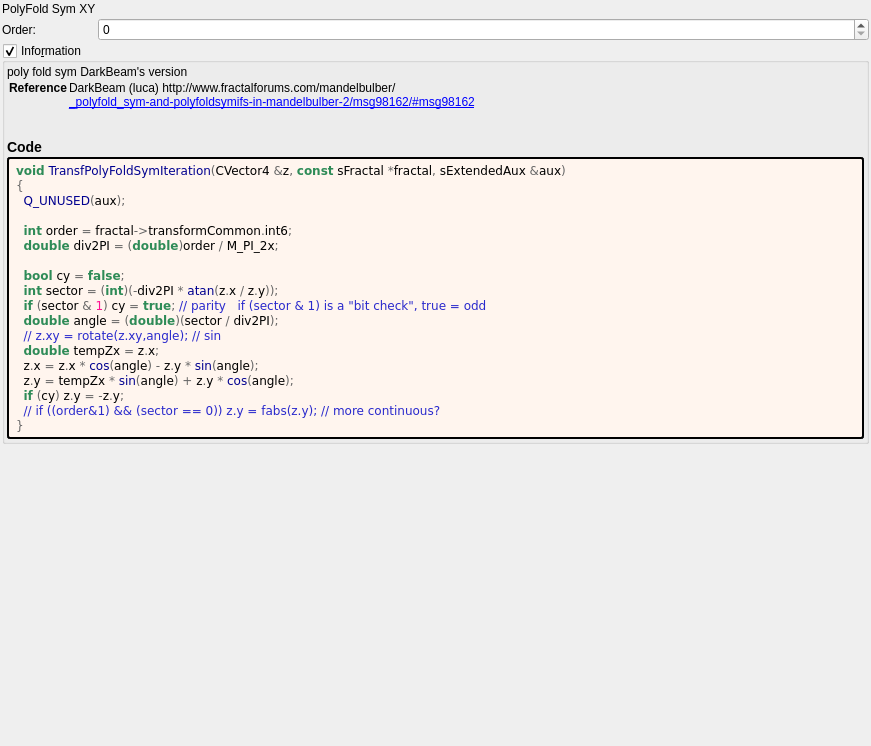
<?xml version="1.0" encoding="UTF-8"?>
<ui version="4.0">
 <class>transf_poly_fold_sym</class>
 <widget class="QWidget" name="Form">
  <property name="geometry">
   <rect>
    <x>0</x>
    <y>0</y>
    <width>871</width>
    <height>746</height>
   </rect>
  </property>
  <property name="windowTitle">
   <string notr="true">transf_poly_fold_sym</string>
  </property>
  <layout class="QVBoxLayout" name="verticalLayout">
   <property name="spacing">
    <number>2</number>
   </property>
   <property name="leftMargin">
    <number>2</number>
   </property>
   <property name="topMargin">
    <number>2</number>
   </property>
   <property name="rightMargin">
    <number>2</number>
   </property>
   <property name="bottomMargin">
    <number>2</number>
   </property>
   <item>
    <layout class="QGridLayout" name="gridLayout" columnstretch="0,1">
     <property name="spacing">
      <number>2</number>
     </property>
     <item row="0" column="0">
      <widget class="QLabel" name="label_142">
       <property name="text">
        <string>PolyFold Sym XY</string>
       </property>
      </widget>
     </item>
     <item row="1" column="0">
      <widget class="QLabel" name="label_144">
       <property name="text">
        <string>Order:</string>
       </property>
      </widget>
     </item>
     <item row="1" column="1">
      <widget class="MySpinBox" name="spinboxInt_transf_int_6">
       <property name="sizePolicy">
        <sizepolicy hsizetype="Minimum" vsizetype="Maximum">
         <horstretch>0</horstretch>
         <verstretch>0</verstretch>
        </sizepolicy>
       </property>
       <property name="maximum">
        <number>999</number>
       </property>
      </widget>
     </item>
    </layout>
   </item>
   <item>
    <widget class="MyGroupBox" name="groupCheck_info">
     <property name="title">
      <string>Info&amp;rmation</string>
     </property>
     <property name="flat">
      <bool>false</bool>
     </property>
     <property name="checkable">
      <bool>true</bool>
     </property>
     <layout class="QVBoxLayout" name="verticalLayout_2">
      <property name="spacing">
       <number>2</number>
      </property>
      <property name="leftMargin">
       <number>2</number>
      </property>
      <property name="topMargin">
       <number>2</number>
      </property>
      <property name="rightMargin">
       <number>2</number>
      </property>
      <property name="bottomMargin">
       <number>2</number>
      </property>
      <item>
       <widget class="QLabel" name="label_information_general">
        <property name="text">
         <string notr="true">&lt;p&gt;poly fold sym DarkBeam's version&lt;/p&gt;&lt;table&gt;
&lt;tr&gt;&lt;th&gt;Reference&lt;/th&gt;&lt;td&gt;&lt;a href=&quot;DarkBeam (luca) http://www.fractalforums.com/mandelbulber/&quot;&gt;DarkBeam (luca) http://www.fractalforums.com/mandelbulber/&lt;br&gt;
&lt;a href=&quot;_polyfold_sym-and-polyfoldsymifs-in-mandelbulber-2/msg98162/#msg98162&quot;&gt;_polyfold_sym-and-polyfoldsymifs-in-mandelbulber-2/msg98162/#msg98162&lt;br&gt;
&lt;/td&gt;&lt;/tr&gt;
&lt;/table&gt;
&lt;h3&gt;Code&lt;/h3&gt;</string>
        </property>
        <property name="wordWrap">
         <bool>true</bool>
        </property>
        <property name="openExternalLinks">
         <bool>true</bool>
        </property>
        <property name="textInteractionFlags">
         <set>Qt::LinksAccessibleByMouse|Qt::TextSelectableByMouse</set>
        </property>
       </widget>
      </item>
      <item>
       <widget class="QLabel" name="label_code_content">
        <property name="styleSheet">
         <string notr="true">border-style: outset; border-width: 2px; border-radius: 3px; border-color: black; background-color: #fff5ee; padding: 4px;</string>
        </property>
        <property name="text">
         <string notr="true">&lt;body style=&quot;background-color:#fff5ee&quot;&gt;
&lt;pre style=&quot;color:#000000; background-color:#fff5ee;  font-family:'Courier New',monospace;&quot;&gt;&lt;span style=&quot;color:#2e8b57; font-weight:bold&quot;&gt;void&lt;/span&gt; &lt;span style=&quot;color:#00008f&quot;&gt;TransfPolyFoldSymIteration&lt;/span&gt;&lt;span style=&quot;color:#676767&quot;&gt;(&lt;/span&gt;CVector4 &lt;span style=&quot;color:#676767&quot;&gt;&amp;amp;&lt;/span&gt;z&lt;span style=&quot;color:#676767&quot;&gt;,&lt;/span&gt; &lt;span style=&quot;color:#2e8b57; font-weight:bold&quot;&gt;const&lt;/span&gt; sFractal &lt;span style=&quot;color:#676767&quot;&gt;*&lt;/span&gt;fractal&lt;span style=&quot;color:#676767&quot;&gt;,&lt;/span&gt; sExtendedAux &lt;span style=&quot;color:#676767&quot;&gt;&amp;amp;&lt;/span&gt;aux&lt;span style=&quot;color:#676767&quot;&gt;)&lt;/span&gt;
&lt;span style=&quot;color:#676767&quot;&gt;{&lt;/span&gt;
  &lt;span style=&quot;color:#00008f&quot;&gt;Q_UNUSED&lt;/span&gt;&lt;span style=&quot;color:#676767&quot;&gt;(&lt;/span&gt;aux&lt;span style=&quot;color:#676767&quot;&gt;);&lt;/span&gt;

  &lt;span style=&quot;color:#2e8b57; font-weight:bold&quot;&gt;int&lt;/span&gt; order &lt;span style=&quot;color:#676767&quot;&gt;=&lt;/span&gt; fractal&lt;span style=&quot;color:#676767&quot;&gt;-&amp;gt;&lt;/span&gt;transformCommon&lt;span style=&quot;color:#676767&quot;&gt;.&lt;/span&gt;int6&lt;span style=&quot;color:#676767&quot;&gt;;&lt;/span&gt;
  &lt;span style=&quot;color:#2e8b57; font-weight:bold&quot;&gt;double&lt;/span&gt; div2PI &lt;span style=&quot;color:#676767&quot;&gt;= (&lt;/span&gt;&lt;span style=&quot;color:#2e8b57; font-weight:bold&quot;&gt;double&lt;/span&gt;&lt;span style=&quot;color:#676767&quot;&gt;)&lt;/span&gt;order &lt;span style=&quot;color:#676767&quot;&gt;/&lt;/span&gt; M_PI_2x&lt;span style=&quot;color:#676767&quot;&gt;;&lt;/span&gt;

  &lt;span style=&quot;color:#2e8b57; font-weight:bold&quot;&gt;bool&lt;/span&gt; cy &lt;span style=&quot;color:#676767&quot;&gt;=&lt;/span&gt; &lt;span style=&quot;color:#2e8b57; font-weight:bold&quot;&gt;false&lt;/span&gt;&lt;span style=&quot;color:#676767&quot;&gt;;&lt;/span&gt;
  &lt;span style=&quot;color:#2e8b57; font-weight:bold&quot;&gt;int&lt;/span&gt; sector &lt;span style=&quot;color:#676767&quot;&gt;= (&lt;/span&gt;&lt;span style=&quot;color:#2e8b57; font-weight:bold&quot;&gt;int&lt;/span&gt;&lt;span style=&quot;color:#676767&quot;&gt;)(-&lt;/span&gt;div2PI &lt;span style=&quot;color:#676767&quot;&gt;*&lt;/span&gt; &lt;span style=&quot;color:#00008f&quot;&gt;atan&lt;/span&gt;&lt;span style=&quot;color:#676767&quot;&gt;(&lt;/span&gt;z&lt;span style=&quot;color:#676767&quot;&gt;.&lt;/span&gt;x &lt;span style=&quot;color:#676767&quot;&gt;/&lt;/span&gt; z&lt;span style=&quot;color:#676767&quot;&gt;.&lt;/span&gt;y&lt;span style=&quot;color:#676767&quot;&gt;));&lt;/span&gt;
  &lt;span style=&quot;color:#2e8b57; font-weight:bold&quot;&gt;if&lt;/span&gt; &lt;span style=&quot;color:#676767&quot;&gt;(&lt;/span&gt;sector &lt;span style=&quot;color:#676767&quot;&gt;&amp;amp;&lt;/span&gt; &lt;span style=&quot;color:#ff1493&quot;&gt;1&lt;/span&gt;&lt;span style=&quot;color:#676767&quot;&gt;)&lt;/span&gt; cy &lt;span style=&quot;color:#676767&quot;&gt;=&lt;/span&gt; &lt;span style=&quot;color:#2e8b57; font-weight:bold&quot;&gt;true&lt;/span&gt;&lt;span style=&quot;color:#676767&quot;&gt;;&lt;/span&gt; &lt;span style=&quot;color:#2929cc&quot;&gt;// parity   if (sector &amp;amp; 1) is a &amp;quot;bit check&amp;quot;, true = odd&lt;/span&gt;
  &lt;span style=&quot;color:#2e8b57; font-weight:bold&quot;&gt;double&lt;/span&gt; angle &lt;span style=&quot;color:#676767&quot;&gt;= (&lt;/span&gt;&lt;span style=&quot;color:#2e8b57; font-weight:bold&quot;&gt;double&lt;/span&gt;&lt;span style=&quot;color:#676767&quot;&gt;)(&lt;/span&gt;sector &lt;span style=&quot;color:#676767&quot;&gt;/&lt;/span&gt; div2PI&lt;span style=&quot;color:#676767&quot;&gt;);&lt;/span&gt;
  &lt;span style=&quot;color:#2929cc&quot;&gt;// z.xy = rotate(z.xy,angle); // sin&lt;/span&gt;
  &lt;span style=&quot;color:#2e8b57; font-weight:bold&quot;&gt;double&lt;/span&gt; tempZx &lt;span style=&quot;color:#676767&quot;&gt;=&lt;/span&gt; z&lt;span style=&quot;color:#676767&quot;&gt;.&lt;/span&gt;x&lt;span style=&quot;color:#676767&quot;&gt;;&lt;/span&gt;
  z&lt;span style=&quot;color:#676767&quot;&gt;.&lt;/span&gt;x &lt;span style=&quot;color:#676767&quot;&gt;=&lt;/span&gt; z&lt;span style=&quot;color:#676767&quot;&gt;.&lt;/span&gt;x &lt;span style=&quot;color:#676767&quot;&gt;*&lt;/span&gt; &lt;span style=&quot;color:#00008f&quot;&gt;cos&lt;/span&gt;&lt;span style=&quot;color:#676767&quot;&gt;(&lt;/span&gt;angle&lt;span style=&quot;color:#676767&quot;&gt;) -&lt;/span&gt; z&lt;span style=&quot;color:#676767&quot;&gt;.&lt;/span&gt;y &lt;span style=&quot;color:#676767&quot;&gt;*&lt;/span&gt; &lt;span style=&quot;color:#00008f&quot;&gt;sin&lt;/span&gt;&lt;span style=&quot;color:#676767&quot;&gt;(&lt;/span&gt;angle&lt;span style=&quot;color:#676767&quot;&gt;);&lt;/span&gt;
  z&lt;span style=&quot;color:#676767&quot;&gt;.&lt;/span&gt;y &lt;span style=&quot;color:#676767&quot;&gt;=&lt;/span&gt; tempZx &lt;span style=&quot;color:#676767&quot;&gt;*&lt;/span&gt; &lt;span style=&quot;color:#00008f&quot;&gt;sin&lt;/span&gt;&lt;span style=&quot;color:#676767&quot;&gt;(&lt;/span&gt;angle&lt;span style=&quot;color:#676767&quot;&gt;) +&lt;/span&gt; z&lt;span style=&quot;color:#676767&quot;&gt;.&lt;/span&gt;y &lt;span style=&quot;color:#676767&quot;&gt;*&lt;/span&gt; &lt;span style=&quot;color:#00008f&quot;&gt;cos&lt;/span&gt;&lt;span style=&quot;color:#676767&quot;&gt;(&lt;/span&gt;angle&lt;span style=&quot;color:#676767&quot;&gt;);&lt;/span&gt;
  &lt;span style=&quot;color:#2e8b57; font-weight:bold&quot;&gt;if&lt;/span&gt; &lt;span style=&quot;color:#676767&quot;&gt;(&lt;/span&gt;cy&lt;span style=&quot;color:#676767&quot;&gt;)&lt;/span&gt; z&lt;span style=&quot;color:#676767&quot;&gt;.&lt;/span&gt;y &lt;span style=&quot;color:#676767&quot;&gt;= -&lt;/span&gt;z&lt;span style=&quot;color:#676767&quot;&gt;.&lt;/span&gt;y&lt;span style=&quot;color:#676767&quot;&gt;;&lt;/span&gt;
  &lt;span style=&quot;color:#2929cc&quot;&gt;// if ((order&amp;amp;1) &amp;amp;&amp;amp; (sector == 0)) z.y = fabs(z.y); // more continuous?&lt;/span&gt;
&lt;span style=&quot;color:#676767&quot;&gt;}&lt;/span&gt;
&lt;/pre&gt;
&lt;/body&gt;</string>
        </property>
        <property name="wordWrap">
         <bool>true</bool>
        </property>
        <property name="openExternalLinks">
         <bool>true</bool>
        </property>
        <property name="textInteractionFlags">
         <set>Qt::LinksAccessibleByMouse|Qt::TextSelectableByMouse</set>
        </property>
       </widget>
      </item>
     </layout>
    </widget>
   </item>
   <item>
    <spacer name="verticalSpacer">
     <property name="orientation">
      <enum>Qt::Vertical</enum>
     </property>
     <property name="sizeHint" stdset="0">
      <size>
       <width>20</width>
       <height>40</height>
      </size>
     </property>
    </spacer>
   </item>
  </layout>
 </widget>
 <customwidgets>
  <customwidget>
   <class>MyGroupBox</class>
   <extends>QGroupBox</extends>
   <header>my_group_box.h</header>
   <container>1</container>
  </customwidget>
  <customwidget>
   <class>MySpinBox</class>
   <extends>QSpinBox</extends>
   <header>my_spin_box.h</header>
  </customwidget>
 </customwidgets>
 <tabstops>
  <tabstop>groupCheck_info</tabstop>
 </tabstops>
 <resources/>
 <connections/>
</ui>
